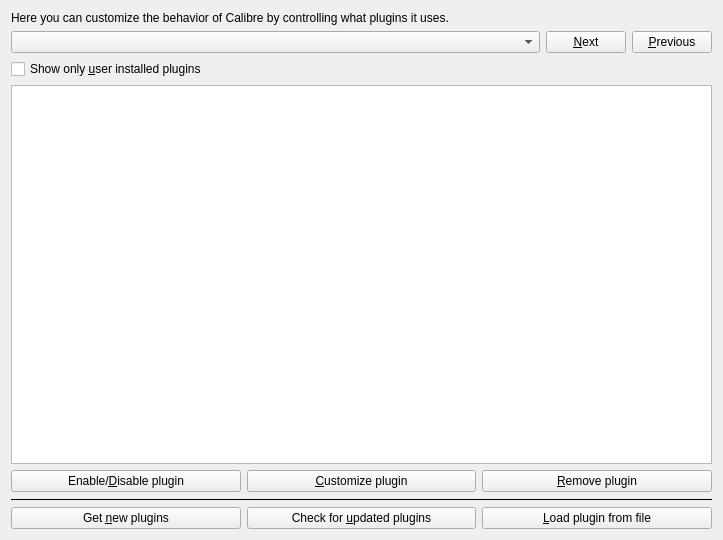
<?xml version="1.0" encoding="UTF-8"?>
<ui version="4.0">
 <class>Form</class>
 <widget class="QWidget" name="Form">
  <property name="geometry">
   <rect>
    <x>0</x>
    <y>0</y>
    <width>723</width>
    <height>540</height>
   </rect>
  </property>
  <property name="windowTitle">
   <string>Form</string>
  </property>
  <layout class="QVBoxLayout" name="verticalLayout">
   <item>
    <widget class="QLabel" name="label_8">
     <property name="text">
      <string>Here you can customize the behavior of Calibre by controlling what plugins it uses.</string>
     </property>
     <property name="wordWrap">
      <bool>true</bool>
     </property>
    </widget>
   </item>
   <item>
    <layout class="QHBoxLayout" name="horizontalLayout">
     <item>
      <widget class="SearchBox2" name="search"/>
     </item>
     <item>
      <widget class="QPushButton" name="next_button">
       <property name="sizePolicy">
        <sizepolicy hsizetype="Maximum" vsizetype="Fixed">
         <horstretch>0</horstretch>
         <verstretch>0</verstretch>
        </sizepolicy>
       </property>
       <property name="text">
        <string>&amp;Next</string>
       </property>
       <property name="icon">
        <iconset resource="../../../../resources/images.qrc">
         <normaloff>:/images/arrow-down.png</normaloff>:/images/arrow-down.png</iconset>
       </property>
      </widget>
     </item>
     <item>
      <widget class="QPushButton" name="previous_button">
       <property name="sizePolicy">
        <sizepolicy hsizetype="Maximum" vsizetype="Fixed">
         <horstretch>0</horstretch>
         <verstretch>0</verstretch>
        </sizepolicy>
       </property>
       <property name="text">
        <string>&amp;Previous</string>
       </property>
       <property name="icon">
        <iconset resource="../../../../resources/images.qrc">
         <normaloff>:/images/arrow-up.png</normaloff>:/images/arrow-up.png</iconset>
       </property>
      </widget>
     </item>
    </layout>
   </item>
   <item>
    <widget class="QCheckBox" name="user_installed_plugins">
     <property name="toolTip">
      <string>Show only those plugins that have been installed by you</string>
     </property>
     <property name="text">
      <string>Show only &amp;user installed plugins</string>
     </property>
    </widget>
   </item>
   <item>
    <widget class="QTreeView" name="plugin_view">
     <property name="alternatingRowColors">
      <bool>true</bool>
     </property>
     <property name="iconSize">
      <size>
       <width>32</width>
       <height>32</height>
      </size>
     </property>
     <property name="animated">
      <bool>true</bool>
     </property>
     <property name="wordWrap">
      <bool>true</bool>
     </property>
     <property name="headerHidden">
      <bool>true</bool>
     </property>
    </widget>
   </item>
   <item>
    <layout class="QHBoxLayout" name="horizontalLayout_6">
     <item>
      <widget class="QPushButton" name="toggle_plugin_button">
       <property name="text">
        <string>Enable/&amp;Disable plugin</string>
       </property>
      </widget>
     </item>
     <item>
      <widget class="QPushButton" name="customize_plugin_button">
       <property name="text">
        <string>&amp;Customize plugin</string>
       </property>
      </widget>
     </item>
     <item>
      <widget class="QPushButton" name="remove_plugin_button">
       <property name="text">
        <string>&amp;Remove plugin</string>
       </property>
      </widget>
     </item>
    </layout>
   </item>
   <item>
    <widget class="QFrame" name="frame">
     <property name="frameShape">
      <enum>QFrame::HLine</enum>
     </property>
    </widget>
   </item>
   <item>
    <layout class="QHBoxLayout" name="horizontalLayout_7">
     <item>
      <widget class="QPushButton" name="button_plugin_new">
       <property name="text">
        <string>Get &amp;new plugins</string>
       </property>
       <property name="icon">
        <iconset resource="../../../../resources/images.qrc">
         <normaloff>:/images/plugins/plugin_new.png</normaloff>:/images/plugins/plugin_new.png</iconset>
       </property>
      </widget>
     </item>
     <item>
      <widget class="QPushButton" name="button_plugin_updates">
       <property name="text">
        <string>Check for &amp;updated plugins</string>
       </property>
       <property name="icon">
        <iconset resource="../../../../resources/images.qrc">
         <normaloff>:/images/plugins/plugin_updater.png</normaloff>:/images/plugins/plugin_updater.png</iconset>
       </property>
      </widget>
     </item>
     <item>
      <widget class="QPushButton" name="button_plugin_add">
       <property name="text">
        <string>&amp;Load plugin from file</string>
       </property>
       <property name="icon">
        <iconset resource="../../../../resources/images.qrc">
         <normaloff>:/images/document_open.png</normaloff>:/images/document_open.png</iconset>
       </property>
      </widget>
     </item>
    </layout>
   </item>
  </layout>
 </widget>
 <customwidgets>
  <customwidget>
   <class>SearchBox2</class>
   <extends>QComboBox</extends>
   <header>calibre/gui2/search_box.h</header>
  </customwidget>
 </customwidgets>
 <resources>
  <include location="../../../../resources/images.qrc"/>
 </resources>
 <connections/>
</ui>
